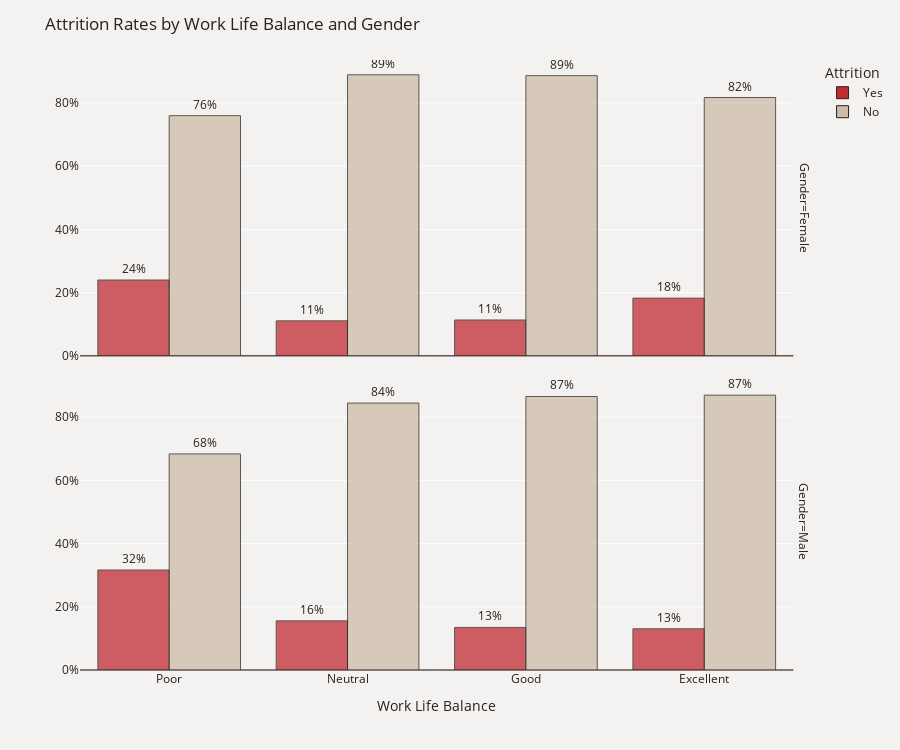

The code cell stored with this chart in its notebook:
### Markdown cell above
## WorkLifeBalance

### Code cell
plot_df = df.groupby(['WorkLifeBalance','Gender'])['Attrition'].value_counts(normalize=True)
plot_df = plot_df.mul(100).rename('Percent').reset_index()
fig = px.bar(plot_df, x='WorkLifeBalance', y='Percent', color='Attrition',
             facet_row='Gender', text='Percent', opacity=0.75, barmode='group', 
             category_orders={'Attrition': ['Yes', 'No']},
             color_discrete_map={'Yes': '#C02B34','No': '#CDBBA7'})
fig.update_traces(texttemplate='%{text:.2s}%', textposition='outside', 
                  marker_line=dict(width=1, color='#28221D'))
fig.update_yaxes(title="",zeroline=True, zerolinewidth=1, zerolinecolor='#1F0202',ticksuffix = '%')
fig.update_layout(title_text='Attrition Rates by Work Life Balance and Gender',height=750,font_color='#28221D',
                  xaxis_title='Work Life Balance', paper_bgcolor='#F4F2F0', plot_bgcolor='#F4F2F0', 
                  xaxis = dict(tickmode = 'array', tickvals = [1, 2, 3, 4],
                               ticktext = ['Poor', 'Neutral', 'Good', 'Excellent']))
fig.show()

### Figure 1 — Plotly figure (JSON) as saved in the notebook; plotly's stock layout.template omitted (floating-point values rounded to 4 significant figures)
{"data": [{"alignmentgroup": "True", "hovertemplate": "Attrition=Yes<br>Gender=Female<br>WorkLifeBalance=%{x}<br>Percent=%{text}<extra></extra>", "legendgroup": "Yes", "marker": {"color": "#C02B34", "line": {"color": "#28221D", "width": 1}, "opacity": 0.75, "pattern": {"shape": ""}}, "name": "Yes", "offsetgroup": "Yes", "orientation": "v", "showlegend": true, "text": [24, 11.07, 11.35, 18.27], "textposition": "outside", "texttemplate": "%{text:.2s}%", "type": "bar", "x": [1, 2, 3, 4], "xaxis": "x2", "y": [24, 11.07, 11.35, 18.27], "yaxis": "y2"}, {"alignmentgroup": "True", "hovertemplate": "Attrition=Yes<br>Gender=Male<br>WorkLifeBalance=%{x}<br>Percent=%{text}<extra></extra>", "legendgroup": "Yes", "marker": {"color": "#C02B34", "line": {"color": "#28221D", "width": 1}, "opacity": 0.75, "pattern": {"shape": ""}}, "name": "Yes", "offsetgroup": "Yes", "orientation": "v", "showlegend": false, "text": [31.63, 15.55, 13.46, 13.04], "textposition": "outside", "texttemplate": "%{text:.2s}%", "type": "bar", "x": [1, 2, 3, 4], "xaxis": "x", "y": [31.63, 15.55, 13.46, 13.04], "yaxis": "y"}, {"alignmentgroup": "True", "hovertemplate": "Attrition=No<br>Gender=Female<br>WorkLifeBalance=%{x}<br>Percent=%{text}<extra></extra>", "legendgroup": "No", "marker": {"color": "#CDBBA7", "line": {"color": "#28221D", "width": 1}, "opacity": 0.75, "pattern": {"shape": ""}}, "name": "No", "offsetgroup": "No", "orientation": "v", "showlegend": true, "text": [76, 88.93, 88.65, 81.73], "textposition": "outside", "texttemplate": "%{text:.2s}%", "type": "bar", "x": [1, 2, 3, 4], "xaxis": "x2", "y": [76, 88.93, 88.65, 81.73], "yaxis": "y2"}, {"alignmentgroup": "True", "hovertemplate": "Attrition=No<br>Gender=Male<br>WorkLifeBalance=%{x}<br>Percent=%{text}<extra></extra>", "legendgroup": "No", "marker": {"color": "#CDBBA7", "line": {"color": "#28221D", "width": 1}, "opacity": 0.75, "pattern": {"shape": ""}}, "name": "No", "offsetgroup": "No", "orientation": "v", "showlegend": false, "text": [68.37, 84.45, 86.54, 86.96], "textposition": "outside", "texttemplate": "%{text:.2s}%", "type": "bar", "x": [1, 2, 3, 4], "xaxis": "x", "y": [68.37, 84.45, 86.54, 86.96], "yaxis": "y"}], "layout": {"annotations": [{"font": {}, "showarrow": false, "text": "Gender=Male", "textangle": 90, "x": 0.98, "xanchor": "left", "xref": "paper", "y": 0.2425, "yanchor": "middle", "yref": "paper"}, {"font": {}, "showarrow": false, "text": "Gender=Female", "textangle": 90, "x": 0.98, "xanchor": "left", "xref": "paper", "y": 0.7575, "yanchor": "middle", "yref": "paper"}], "barmode": "group", "font": {"color": "#28221D"}, "height": 750, "legend": {"title": {"text": "Attrition"}, "tracegroupgap": 0}, "margin": {"t": 60}, "paper_bgcolor": "#F4F2F0", "plot_bgcolor": "#F4F2F0", "title": {"text": "Attrition Rates by Work Life Balance and Gender"}, "xaxis": {"anchor": "y", "domain": [0, 0.98], "tickmode": "array", "ticktext": ["Poor", "Neutral", "Good", "Excellent"], "tickvals": [1, 2, 3, 4], "title": {"text": "Work Life Balance"}}, "xaxis2": {"anchor": "y2", "domain": [0, 0.98], "matches": "x", "showticklabels": false}, "yaxis": {"anchor": "x", "domain": [0, 0.485], "ticksuffix": "%", "title": {"text": ""}, "zeroline": true, "zerolinecolor": "#1F0202", "zerolinewidth": 1}, "yaxis2": {"anchor": "x2", "domain": [0.515, 1], "matches": "y", "ticksuffix": "%", "title": {"text": ""}, "zeroline": true, "zerolinecolor": "#1F0202", "zerolinewidth": 1}}}
